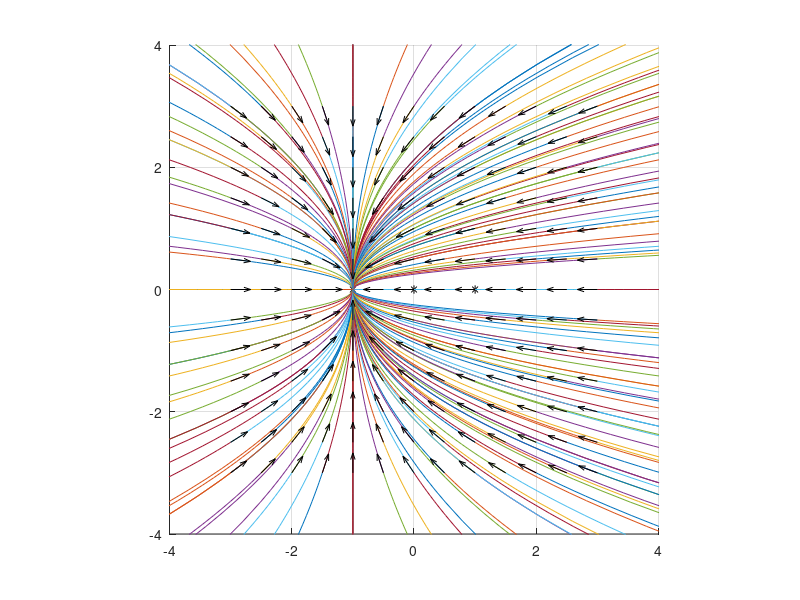

This figure's MATLAB source:
function phasePortrait12
	function z=ff(t,y)
		z=[-2*y(1)-2; -y(2)];
	end
clf; clc
tmax=5; 
hold on
grid on
daspect([1 1 1])

% можем да изобразим повече фазови криви като намалим стъпката
x=-3:0.5:3;
y=-3:0.5:3;

[X,Y]=meshgrid(x,y);
% чертаем равновесните точки на системата
plot(0, 0, 'k*', -1, 0, 'k*', 1, 0, 'k*')

% чертаем фазов портрет
for i=1:length(x)
	for j=1:length(y)
		[T,Z]=ode45(@ff, [0, tmax], [X(i,j), Y(i,j)]);
		[T1,Z1]=ode45(@ff, [0, -tmax], [X(i,j), Y(i,j)]);
		
		plot(Z(:,1), Z(:,2), Z1(:, 1), Z1(:, 2))
		axis([-4, 4, -4, 4])
	 end
end

% тангенциални вектори:
DX= -2*X - 2;
DY=-Y;

% чертаем ненормирани тангенциални вектори
% quiver(X, Y, DX, DY, 1.5, 'k');

% нормираме тангенциалните вектори
D=sqrt(DX.^2+DY.^2);

% чертаем нормираните тангенциални вектори
quiver(X, Y, DX./D, DY./D, 0.5, 'k')
end
